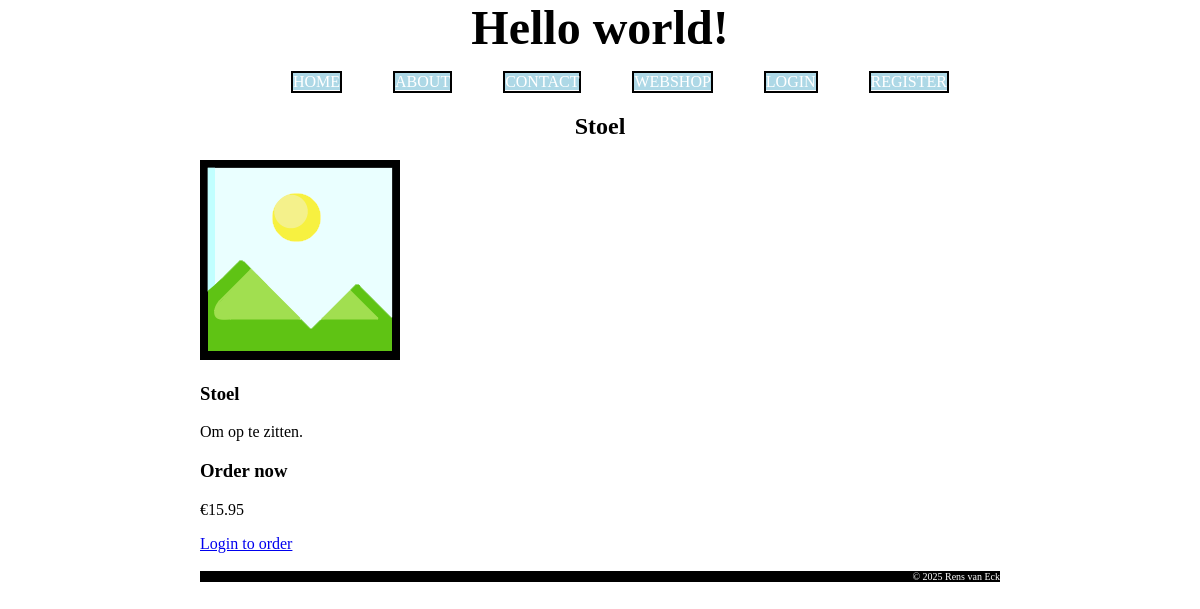
/3_php_oop/index.php?page=product&id=1, run on the app's committed database.
### tables this page shows
CREATE TABLE `products` (
  `product_id` int(11) NOT NULL,
  `name` varchar(255) NOT NULL,
  `description` text NOT NULL,
  `price` decimal(10,2) NOT NULL,
  `image` varchar(255) NOT NULL
);

### 3_php_oop/classes/controller/maincontroller.php (called while the page is built, shortened)
<?php
class mainController
{
    private $pages;
    public function __construct()
    {
        $this->pages = pageConfig::getPages();
    }
    public function handleRequest()
    {
        $this->handleGetRequest();
    }
    private function handleGetRequest()
    {
        $page = new $pageClass($this->pages);
        $page->show();
    }
}

### 3_php_oop/index.php (called while the page is built, shortened)
<?php
require_once "includes/autoload.php";
$controller = new mainController();
$controller->handleRequest();

### 3_php_oop/classes/database/crudoperations.php (called while the page is built, shortened)
<?php
class crudOperations
{
    private $db;
    private $table;
    public function __construct($table)
    {
        $this->db = databaseConnection::getInstance()->getConnection();
        $this->table = $table;
    }
    public function read(string $fields = "*", array $conditions = [], string $order = "", int $limit = 0, int $offset = 0)
    {
        $sql = "SELECT {$fields} FROM {$this->table}";
        $params = [];
        if (!empty($conditions))
        {
            $sql .= " WHERE ";
            $whereConditions = [];
            foreach ($conditions as $key => $value) {
                $whereConditions[] = "{$key} = :{$key}";
                $params[":{$key}"] = $value;
            }
            $sql .= implode(" AND ", $whereConditions);
        }
        $stmt = $this->db->prepare($sql);
        $stmt->execute($params);
        return $stmt->fetchAll(\PDO::FETCH_ASSOC);
    }
    public function readOne($id, string $fields = "*")
    {
        $conditions = is_array($id) ? $id : ['id' => $id];
        $result = $this->read($fields, $conditions);
        return !empty($result) ? $result[0] : false;
    }
}

### 3_php_oop/classes/database/databaseconnection.php (called while the page is built, shortened)
<?php
class databaseConnection
{
    private static $instance = null;
    private $conn;
    private function __construct()
    {
        $creds = userConfig::getUsersCreds();
        try
        {
            $this->conn = new \PDO(
                "mysql:host={$creds['db_host']};dbname={$creds['db_name']}",
                $creds['db_user'],
                $creds['db_pass'],
                [\PDO::ATTR_ERRMODE => \PDO::ERRMODE_EXCEPTION]
            );
        } catch (\PDOException $e)
        {
            die("Connection failed: " . $e->getMessage());
        }
    }
    public static function getInstance() {
        if (self::$instance == null) {
            self::$instance = new databaseConnection();
        }
        return self::$instance;
    }
    public function getConnection()
    {
        return $this->conn;
    }
}

### 3_php_oop/includes/autoload.php (called while the page is built, shortened)
<?php
spl_autoload_register(function ($class_name) {
    $path = str_replace('\\', '/', $class_name);
    $file = __DIR__ . "/../classes/$path.php";
});

### 3_php_oop/classes/config/userconfig.php (called while the page is built, shortened)
<?php
class userConfig {
	public static function getUsersCreds()
	{
		return [
			"db_host" => "localhost",
			"db_name" => "users",
			"db_user" => "users",
			"db_pass" => "6wRNEotK_wkDQOeM"
		];
	}
}

### 3_php_oop/classes/model/productmodel.php (called while the page is built, shortened)
<?php
class productModel
{
    private $crud;
    public function __construct()
    {
        $this->crud = new crudOperations("products");
    }
    public function getProductById($id)
    {
        return $this->crud->readOne(["product_id" => $id]);
    }
}

### 3_php_oop/classes/controller/sessioncontroller.php (called while the page is built, shortened)
<?php
class sessionController
{
    public static function isLoggedIn()
    {
        return isset($_SESSION["user"]);
    }
}

### 3_php_oop/classes/view/productpage.php (the view, shortened to what this page needs)
<?php
require_once "classes/view/htmldocument.php";
class productPage extends \view\htmlDoc
{
    private $product;
    public function __construct($pages)
    {
        $this->productId = isset($_GET["id"]) ? (int)$_GET["id"] : 0;
        $this->productModel = new productModel();
        $this->product = $this->productModel->getProductById($this->productId);
    }
    public function bodyContent()
    {
        parent::bodyContent();
        $this->displayProductDetails();
    }
    private function displayProductDetails()
    {
        $productId = htmlspecialchars($this->product["product_id"]);
        $productName = htmlspecialchars($this->product["name"]);
        $productDesc = htmlspecialchars($this->product["description"]);
        $productPrice = htmlspecialchars($this->product["price"]);
        $productImage = htmlspecialchars($this->product["image"]);
        $imagePath = "assets/images/" . $productImage;
        $isLoggedIn = sessionController::isLoggedIn();
         echo '<div class="product_container">'
         . PHP_EOL
         . '<div class="img_highlight">'
         . PHP_EOL
         . '<img src="' . $imagePath . '" alt="' . $productName . '">'
         . PHP_EOL
         . '<h3>' . $productName . '</h3>'
         . PHP_EOL
         . '<p>' . $productDesc . '</p>'
         . PHP_EOL
         . '</div>'
         . PHP_EOL
         . '<div class="order_card">'
         . PHP_EOL
         . '<h3>Order now</h3>'
         . PHP_EOL
         . '<p class="price">€' . number_format((float)$productPrice, 2) . '</p>'
         . PHP_EOL;
     if ($isLoggedIn) {
         echo '<form method="POST" action="index.php" class="order-form">'
             . PHP_EOL
             . '<input type="hidden" name="form_action" value="addtocart">'
             . PHP_EOL
             . '<input type="hidden" name="return_to" value="product">'
             . PHP_EOL
             . '<input type="hidden" name="product_id" value="' . $productId . '">'
             . PHP_EOL
             . '<input type="number" name="quantity" min="1" max="99" value="1">'
             . PHP_EOL
             . '<button type="submit" class="add-to-cart-btn">Add to Cart</button>'
             . PHP_EOL
             . '</form>'
             . PHP_EOL;
     } else {
         echo '<a href="index.php?page=login" class="login-pls-btn">Login to order</a>'
             . PHP_EOL;
     }
     echo '</div>'
         . PHP_EOL
         . '</div>';
    }
}

### 3_php_oop/classes/view/htmldocument.php (shortened to what this page needs)
<?php
class htmlDoc
{
	protected $cssFiles = ["stylesheets/mystyle.css"];
	protected $pages = ["Home"];
	protected $pageHeaderText = "";
	private $cartController;
	protected function __construct($title = null, $pages = [])
	{
		if ($pages) {
			$this->pages = $pages;
		}
		$this->cartController = new cartController();
	}
	protected function beginDoc()
	{
		echo '<!DOCTYPE html>'
			. PHP_EOL
			. '<html>'
			. PHP_EOL;
	}
	protected function beginHeader()
	{
		echo '<head>'
			. PHP_EOL;
	}
	protected function headerContent()
	{
		foreach ($this->cssFiles as $cssFile) {
			echo '<link rel="stylesheet" type="text/css" href="' . $cssFile . '">'
				. PHP_EOL;
		}
	}
	protected function endHeader()
	{
		echo '</head>'
			. PHP_EOL;
	}
	protected function beginBody()
	{
		echo '<body>'
			. PHP_EOL;
	}
	protected function showMainHeader()
	{
		echo '<h1>Hello world!</h1>'
			. PHP_EOL;
	}
	protected function showPageSubheader()
	{
		echo '<h2 style="text-align:center;">' . $this->pageHeaderText . '</h2>'
			. PHP_EOL;
	}
	protected function bodyContent()
	{
		$this->showHyperlinkMenu();
		$this->showPageSubheader();
	}
	protected function showHyperlinkMenu()
	{
		echo '<ul class="menu">'
			. PHP_EOL;
		foreach ($this->pages as $key => $class) {
			if (!sessionController::isLoggedIn() && in_array($key, ["logout", "cart"]))
			{
				continue;
			}
			if (in_array($key, ["confirmation", "product"]))
			{
				continue;
			}
			if ($key === "logout" && sessionController::isLoggedIn())
			{
				$currentUser = sessionController::getCurrentuser();
				$userName = htmlspecialchars($currentUser['name'] ?? 'User');
				$firstName = explode(" ", $userName)[0];
				echo '<li><a href="?page=' . $key . '">' . strtoupper($key) . ' [' . strtoupper($firstName) . ']</a></li>'
				. PHP_EOL;
			}
			elseif ($key === "cart" && sessionController::isLoggedIn())
			{
				$itemCount = $this->cartController->getItemCount();
				echo '<li><a href="?page=' . $key . '">' . strtoupper($key) . ' [' . number_format($itemCount) . ']</a></li>'
				. PHP_EOL;
			}
			else
			{
				echo '<li><a href="?page=' . $key . '">' . strtoupper($key) . '</a></li>'
				. PHP_EOL;
			}
		}
		echo '</ul>'
			. PHP_EOL;
	}
	protected function showFooter()
	{
		echo '<br>'
			. PHP_EOL
			. '<footer class="footer">&copy;&nbsp;' . date("Y") . '&nbsp;Rens van Eck</footer>'
			. PHP_EOL;
	}
	protected function endBody()
	{
		echo '</body>'
			. PHP_EOL;
	}
	protected function endDoc()
	{
		echo '</html>'
			. PHP_EOL;
	}
	public function setPageHeaderText($text = "")
	{
		$this->pageHeaderText = $text;
	}
	public function show()
	{
		$this->beginDoc();
		$this->beginHeader();
		$this->headerContent();
		$this->endHeader();
		$this->beginBody();
		$this->showMainHeader();
		$this->bodyContent();
		$this->showFooter();
		$this->endBody();
		$this->endDoc();
	}
}

### 1_php_basis/stylesheets/mystyle.css (style rules this page uses)
body { width: 800px; margin: 0px auto; }
h1 { font-size: max(1em, 48px); margin: 0px auto; text-align: center; }
ul.menu li { list-style:none; border-style: solid; border-width: 2px; text-align: center; }
ul.menu li > a { text-decoration: none; background-color: lightblue; color: white; }
.menu { display: flex; justify-content: space-evenly; }
.footer { color: white; background-color: black; font-size: 10px; text-align: right; }

### data on the page
products: name "Stoel", image (placeholder picture), description "Om op te zitten.", price "15.95"

### other printed values
$key "HOME"
$key "ABOUT"
$key "CONTACT"
$key "WEBSHOP"
$key "LOGIN"
$key "REGISTER"
